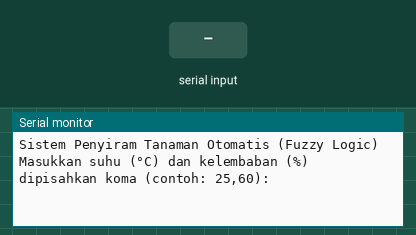
Bench run of a program on a simulated Arduino Uno, built with avr-gcc and run on an emulated ATmega328P. Parts: the last lines printed to the serial monitor. Inputs (shaded band) come from the test bench.

Above: at 1.2 s.
1.3 s: "90,45\n" received over Serial
At 2.5 s:
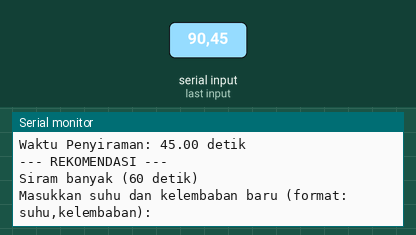
2.8 s: "30,150\n" received over Serial
At 3.9 s:
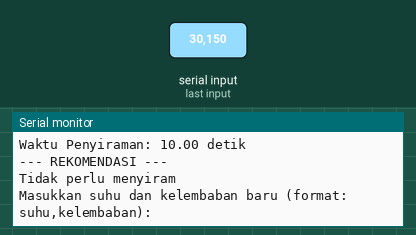
4.6 s: "5\n" received over Serial
At 5.4 s:
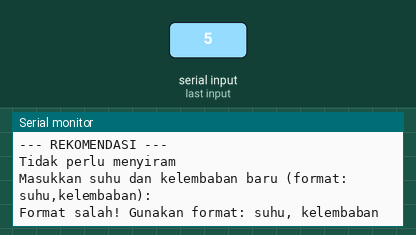
Timing chart, 0 to 7.6 s (numbered marks = the images above; inputs shaded):
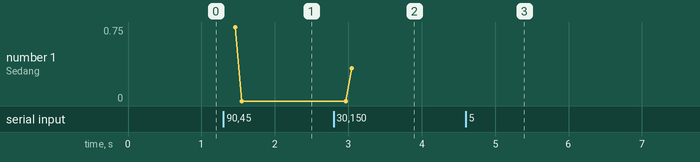

The program:

main.cpp
```cpp
#include <Arduino.h>

// Definisi range suhu yang diperbaiki
#define DINGIN_MIN 0
#define DINGIN_MAX 15  // Fungsi turun
#define SEJUK_MIN 10
#define SEJUK_PEAK 15
#define SEJUK_MAX 20  // Segitiga
#define NORMAL_MIN 15
#define NORMAL_PEAK 20
#define NORMAL_MAX 25  // Segitiga
#define HANGAT_MIN 20
#define HANGAT_PEAK 25
#define HANGAT_MAX 30  // Segitiga
#define PANAS_MIN 25
#define PANAS_MAX 40  // Fungsi naik

// Definisi range kelembaban
#define KERING_MIN 0
#define KERING_MAX 50  // Fungsi turun
#define SEDANG_MIN 30
#define SEDANG_PEAK 50
#define SEDANG_MAX 70  // Segitiga
#define BASAH_MIN 50
#define BASAH_MAX 100  // Fungsi naik

// Output penyiraman (singleton)
#define TIDAK_SIRAM 0
#define SEDIKIT 15
#define SEDANG 30
#define BANYAK 60

// Fungsi keanggotaan untuk bentuk turun/naik
float hitungKeanggotaanRamp(float nilai, float minVal, float maxVal, bool naik) {
  if (naik) {
    if (nilai <= minVal) return 0;
    if (nilai >= maxVal) return 1;
    return (nilai - minVal) / (maxVal - minVal);
  } else {
    if (nilai <= minVal) return 1;
    if (nilai >= maxVal) return 0;
    return (maxVal - nilai) / (maxVal - minVal);
  }
}

// Fungsi keanggotaan untuk bentuk segitiga
float hitungKeanggotaanSegitiga(float nilai, float minVal, float peak, float maxVal) {
  if (nilai <= minVal || nilai >= maxVal) return 0;
  if (nilai == peak) return 1;
  if (nilai < peak) return (nilai - minVal) / (peak - minVal);
  return (maxVal - nilai) / (maxVal - peak);
}

void setup() {
  Serial.begin(9600);
  Serial.println("Sistem Penyiram Tanaman Otomatis (Fuzzy Logic)");
  Serial.println("Masukkan suhu (°C) dan kelembaban (%) dipisahkan koma (contoh: 25,60):");
}

void loop() {
  if (Serial.available() > 0) {
    String input = Serial.readStringUntil('\n');
    input.trim();

    // Parsing input
    int commaIndex = input.indexOf(',');
    if (commaIndex == -1) {
      Serial.println("Format salah! Gunakan format: suhu, kelembaban");
      return;
    }

    float suhu = input.substring(0, commaIndex).toFloat();
    float kelembaban = input.substring(commaIndex + 1).toFloat();

    // Hitung nilai keanggotaan suhu (dengan fungsi yang sesuai)
    float dingin = hitungKeanggotaanRamp(suhu, DINGIN_MIN, DINGIN_MAX, false);
    float sejuk = hitungKeanggotaanSegitiga(suhu, SEJUK_MIN, SEJUK_PEAK, SEJUK_MAX);
    float normal = hitungKeanggotaanSegitiga(suhu, NORMAL_MIN, NORMAL_PEAK, NORMAL_MAX);
    float hangat = hitungKeanggotaanSegitiga(suhu, HANGAT_MIN, HANGAT_PEAK, HANGAT_MAX);
    float panas = hitungKeanggotaanRamp(suhu, PANAS_MIN, PANAS_MAX, true);

    // Hitung nilai keanggotaan kelembaban
    float kering = hitungKeanggotaanRamp(kelembaban, KERING_MIN, KERING_MAX, false);
    float sedang = hitungKeanggotaanSegitiga(kelembaban, SEDANG_MIN, SEDANG_PEAK, SEDANG_MAX);
    float basah = hitungKeanggotaanRamp(kelembaban, BASAH_MIN, BASAH_MAX, true);

    // Tampilkan derajat keanggotaan
    Serial.println("\n--- Derajat Keanggotaan ---");
    Serial.print("Suhu: ");
    Serial.print(suhu);
    Serial.println(" °C");
    Serial.print("Dingin: ");
    Serial.println(dingin);
    Serial.print("Sejuk: ");
    Serial.println(sejuk);
    Serial.print("Normal: ");
    Serial.println(normal);
    Serial.print("Hangat: ");
    Serial.println(hangat);
    Serial.print("Panas: ");
    Serial.println(panas);

    Serial.println("\nKelembaban: " + String(kelembaban) + "%");
    Serial.print("Kering: ");
    Serial.println(kering);
    Serial.print("Sedang: ");
    Serial.println(sedang);
    Serial.print("Basah: ");
    Serial.println(basah);

    // Aplikasikan aturan fuzzy
    float tidak = 0, sedikit = 0, sedangOut = 0, banyak = 0;

    // Rule Base
    // Jika Dingin DAN Kering -> Sedikit
    sedikit = max(sedikit, min(dingin, kering));
    // Jika Sejuk DAN Kering -> Sedikit
    sedikit = max(sedikit, min(sejuk, kering));
    // Jika Normal DAN Kering -> Sedang
    sedangOut = max(sedangOut, min(normal, kering));
    // Jika Hangat DAN Kering -> Banyak
    banyak = max(banyak, min(hangat, kering));
    // Jika Panas DAN Kering -> Banyak
    banyak = max(banyak, min(panas, kering));
    // Jika Normal DAN Sedang -> Sedikit
    sedikit = max(sedikit, min(normal, sedang));
    // Jika Hangat DAN Sedang -> Sedang
    sedangOut = max(sedangOut, min(hangat, sedang));
    // Jika Panas DAN Sedang -> Banyak
    banyak = max(banyak, min(panas, sedang));
    // Jika Hangat DAN Basah -> Sedikit
    sedikit = max(sedikit, min(hangat, basah));
    // Jika Panas DAN Basah -> Sedang
    sedangOut = max(sedangOut, min(panas, basah));
    // Default: Tidak disiram
    tidak = 1 - max(max(sedikit, sedangOut), banyak);

    // Defuzzifikasi (Weighted Average)
    float numerator = (tidak * TIDAK_SIRAM) + (sedikit * SEDIKIT) + (sedangOut * SEDANG) + (banyak * BANYAK);
    float denominator = tidak + sedikit + sedangOut + banyak;
    float waktuPenyiraman = (denominator != 0) ? numerator / denominator : 0;

    // Tampilkan hasil
    Serial.println("\n--- HASIL PENYIRAMAN ---");
    Serial.print("Tidak: ");
    Serial.println(tidak);
    Serial.print("Sedikit: ");
    Serial.println(sedikit);
    Serial.print("Sedang: ");
    Serial.println(sedangOut);
    Serial.print("Banyak: ");
    Serial.println(banyak);
    Serial.print("\nWaktu Penyiraman: ");
    Serial.print(waktuPenyiraman);
    Serial.println(" detik");

    // Tampilkan rekomendasi
    Serial.println("\n--- REKOMENDASI ---");
    if (waktuPenyiraman >= 0 && waktuPenyiraman <= 10) {
      Serial.println("Tidak perlu menyiram");
    } else if (waktuPenyiraman >= 11 && waktuPenyiraman <= 20) {
      Serial.println("Siram sedikit (15 detik)");
    } else if (waktuPenyiraman >= 21 && waktuPenyiraman <= 40) {
      Serial.println("Siram sedang (30 detik)");
    } else {
      Serial.println("Siram banyak (60 detik)");
    }

    Serial.println("\nMasukkan suhu dan kelembaban baru (format: suhu,kelembaban):");
  }
}
```

Measured:
- after the input at 1.3 s, the serial monitor: prints a new line at once (image 1)
- after the input at 2.8 s, the serial monitor: prints a new line at once (image 2)
- after the input at 4.6 s, the serial monitor: prints a new line at once (image 3)
- plotted number 1: 0 → 0.33 after the input at 2.8 s
